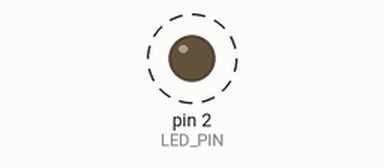
This sketch was run on a simulated Arduino Uno, built with avr-gcc and run on an emulated ATmega328P. On the bench: output pins drawn as LEDs (lit = HIGH). Dashed ring = blinking. What the sketch prints to the serial monitor is not drawn.

Above: at 0.5 s.
Timing chart, 0 to 4.6 s (numbered marks = the images above):
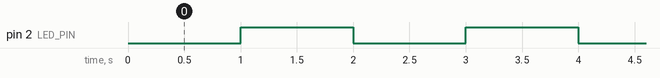

The sketch:

MillisLogic.ino.ino
```cpp
// #define LED_PIN 2
// void setup(){
//   Serial.begin(115200);
//   pinMode(LED_PIN ,OUTPUT);

// }
// void loop(){
//   digitalWrite(LED_PIN, HIGH);
//   delay(200);

//   digitalWrite(LED_PIN, LOW);
//   delay(200);
// }

//Now using milis instad of delay
#define LED_PIN 2
unsigned long lastTime=0;
bool ledState=false;
void setup(){
  Serial.begin(115200);
  pinMode(LED_PIN,OUTPUT);
}
void loop(){
  unsigned long now=millis();
  if(now-lastTime>=1000){
    lastTime=now;
    ledState=!ledState;
    digitalWrite(LED_PIN,ledState);
    if(ledState){
    Serial.println("Light On");

  }
  else{
    Serial.println("Light OFF");
  }
  }


}
```

Measured:
- by itself, pin 2 (LED_PIN): alternates HIGH for 1.0 s and LOW for 1.0 s
